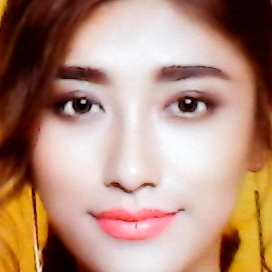
#> input picture faces/unknown/unknown_101.jpg, 272 x 272 px, given in place of the camera
$ python main.py
#> lines starting #> are read from the running program, lines starting #| are printed output that depends on the picture; pictures that were not available may be replaced by others from this repository, and a replacement may not be noted
#> the answer given: 1
#> the answer given: faces/unknown/unknown_101.jpg
#> the answer given: 3
### Register.py
import cv2, os, time

cascade = cv2.data.haarcascades + 'haarcascade_frontalface_default.xml'
face_detect = cv2.CascadeClassifier(cascade)

def register(name, vid_src = 0, num = 30):
#> called with name = 'faces/unknown/unknown_101.jpg', vid_src = 3, num = 30
    cam = cv2.VideoCapture(vid_src)
    count = 0
    user_directory = f"faces/{name}"

    if not os.path.exists(user_directory) :
        os.makedirs(user_directory)

    img_exist = len([img for img in os.listdir(user_directory) if img.endswith('.jpg')])
    count = img_exist

    while count < img_exist + num :
        ret, frame = cam.read()
#> frame is the input picture: shape (272, 272, 3); mean B, G, R 122.8, 141, 178.7
        gray = cv2.cvtColor(frame, cv2.COLOR_BGR2GRAY)
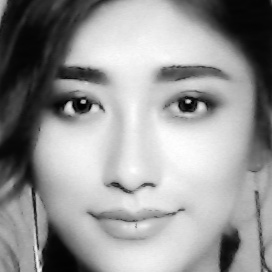
#> gray: shape (272, 272); min 1, max 254, mean 150.2
        detected_face = face_detect.detectMultiScale(gray, scaleFactor=1.3, minNeighbors=5)
#> detected_face = [[11, 11, 255, 255]]

        for (a, b, c, d) in detected_face :
            face = frame[b:b+d, a:a+c]
            save_path = os.path.join(user_directory, f"{name}_{count}.jpg")
            cv2.imwrite(save_path, face)
            count+=1
            print(f"taking image . . . {count - img_exist}/{num}")
            time.sleep(0.25)
#> this loop made 1 pass
#> (a, b, c, d, count) on pass 1: (11, 11, 255, 255, 2)
#| taking image . . . 1/30
#> pass 1, in register, `face = frame[b:b+d, a:a+c]`:
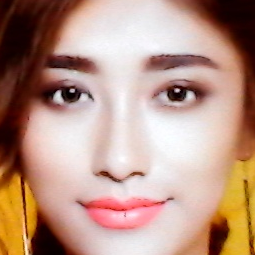
#> face: shape (255, 255, 3); mean B, G, R 133.7, 149.5, 185.5
#> after the loop, count = 2

        cv2.imshow('Register New Face', frame)

        if cv2.waitKey(1) & 0xFF == ord('q'):
#> (key q is pressed here)
            break

    cam.release()
    cv2.destroyAllWindows

### Train_new_user.py
import cv2, pickle, os

from sklearn import neighbors
from sklearn.model_selection import train_test_split
from sklearn.metrics import accuracy_score, confusion_matrix, classification_report
from Register import face_detect

def training(dir='faces'):

#> called with dir = 'faces'
    if not os.path.exists(dir):
        print(f"{dir} not found!")
        return

    f = []
    n = []

    for name in os.listdir(dir) :
        user_directory = os.path.join(dir, name)
        if os.path.isdir(user_directory) :
            for image_name in os.listdir(user_directory) :

                if image_name.endswith('.jpg') :
                    image_path = os.path.join(user_directory, image_name)
                    image_file = cv2.imread(image_path)
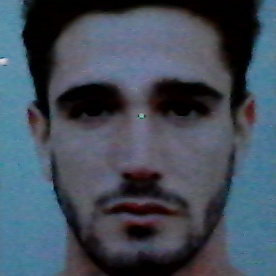
#> input picture faces/unknown/unknown_0.jpg, 276 x 276 px
#> image_file is the input picture: shape (276, 276, 3); mean B, G, R 91.1, 78, 66.8
                    gray = cv2.cvtColor(image_file, cv2.COLOR_BGR2GRAY)
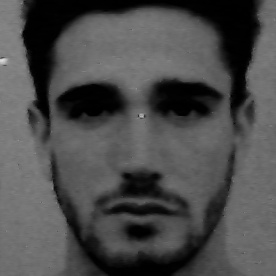
#> gray: shape (276, 276); min 0, max 222, mean 76.1
                    detected_face = face_detect.detectMultiScale(gray, scaleFactor=1.3, minNeighbors=5)
#> detected_face = [[17, 15, 240, 240]]

                    for (a, b, c, d) in detected_face :
                        face = gray[b:b+d, a:a+c]
                        face = cv2.resize(face, (100, 100)).flatten()
                        f.append(face)
                        n.append(name)
#> this loop made 1 pass
#> pass 1, in training, `face = gray[b:b+d, a:a+c]`:
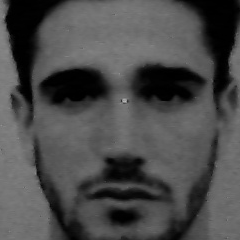
#> face: shape (240, 240); min 0, max 187, mean 75
#> after the loop, f = 1 item; n = ['unknown']

    X_train, X_test, y_train, y_test = train_test_split(f, n, test_size = 0.2, random_state=42)

    data_training = neighbors.KNeighborsClassifier(n_neighbors = 3)
    data_training.fit(X_train, y_train)

    with open('trained_face_identify.pkl', 'wb') as f:
        pickle.dump(data_training, f)

    y_pred = data_training.predict(X_test)

    accuracy = accuracy_score(y_test, y_pred)
    print(f"Accuracy : {accuracy}")

    matrix = confusion_matrix(y_test, y_pred)
    print(f"Confusion Matrix : \n{matrix}")

    print(classification_report(y_test, y_pred))

# training()

### main.py
import os, pickle, cv2

from Register import face_detect, register
from Train_new_user import training

def delete_data(name) :
    user_directory = f"faces/{name}"

    if os.path.exists(user_directory) :
        for file in os.listdir(user_directory):
            os.remove(os.path.join(user_directory, file))
        os.rmdir(user_directory)
        print(f"Data named {user_directory} has been deleted.")
        training()
    else :
        print(f"no data named {user_directory}.")


def identify(vid_src = 0) :
    with open('trained_face_identify.pkl', 'rb') as f:
        model = pickle.load(f)

    cam = cv2.VideoCapture(vid_src)
    while True :
        ret, frame = cam.read()
        gray = cv2.cvtColor(frame, cv2.COLOR_BGR2GRAY)
        detected_face = face_detect.detectMultiScale(gray, scaleFactor=1.3, minNeighbors=5)

        for (a, b, c, d) in detected_face :
            face = gray[b:b+d, a:a+c]
            face = cv2.resize(face, (100, 100)).flatten()
            user_identify = model.predict([face])[0]

            cv2.rectangle(frame, (a, b), (a+c, b+d), (255, 0, 0), 2)
            cv2.putText(frame, user_identify, (a, b-10), cv2.FONT_HERSHEY_SIMPLEX, 0.9, (36, 255, 12), 2)

        cv2.imshow("Identifying face", frame)

        button = cv2.waitKey(1) & 0xFF

        if button == ord('q') :
            break

    cam.release()
    cv2.destroyAllWindows

def main() :
    # training()
    while True :
        print("\nMenu : ")
        print("1. Register New Face")
        print("2. Update Face Dataset")
        print("3. Face Identify")
        print("4. Delete Face")
        print("0. Exit")

#> (the run stopped early here; a loop or call above may not have finished)
